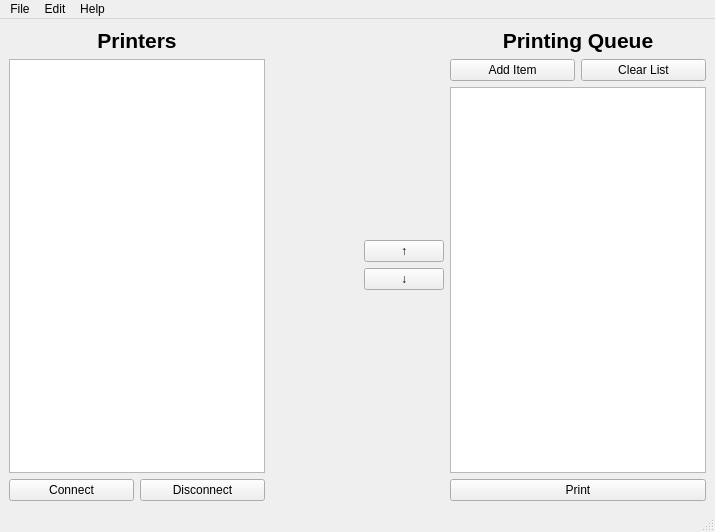
<?xml version="1.0" encoding="UTF-8"?>
<ui version="4.0">
 <class>MainWindow</class>
 <widget class="QMainWindow" name="MainWindow">
  <property name="geometry">
   <rect>
    <x>0</x>
    <y>0</y>
    <width>715</width>
    <height>532</height>
   </rect>
  </property>
  <property name="windowTitle">
   <string>MainWindow</string>
  </property>
  <widget class="QWidget" name="centralwidget">
   <layout class="QHBoxLayout" name="horizontalLayout_2">
    <item>
     <layout class="QHBoxLayout" name="BackLayout">
      <item>
       <layout class="QVBoxLayout" name="vertPrinterLayout">
        <item>
         <widget class="QLabel" name="lbl_Printers">
          <property name="font">
           <font>
            <family>Tahoma</family>
            <pointsize>16</pointsize>
            <weight>75</weight>
            <italic>false</italic>
            <bold>true</bold>
           </font>
          </property>
          <property name="text">
           <string>Printers</string>
          </property>
          <property name="alignment">
           <set>Qt::AlignCenter</set>
          </property>
         </widget>
        </item>
        <item>
         <widget class="QListWidget" name="listPrinterList">
          <property name="enabled">
           <bool>true</bool>
          </property>
          <property name="font">
           <font>
            <pointsize>12</pointsize>
           </font>
          </property>
          <property name="dragEnabled">
           <bool>true</bool>
          </property>
          <property name="dragDropMode">
           <enum>QAbstractItemView::DragDrop</enum>
          </property>
          <property name="defaultDropAction">
           <enum>Qt::MoveAction</enum>
          </property>
          <property name="selectionRectVisible">
           <bool>false</bool>
          </property>
         </widget>
        </item>
        <item>
         <layout class="QHBoxLayout" name="horizPrinterButtons">
          <item>
           <widget class="QPushButton" name="btn_Connect">
            <property name="text">
             <string>Connect</string>
            </property>
           </widget>
          </item>
          <item>
           <widget class="QPushButton" name="btn_Disconnect">
            <property name="text">
             <string>Disconnect</string>
            </property>
           </widget>
          </item>
         </layout>
        </item>
       </layout>
      </item>
      <item>
       <layout class="QVBoxLayout" name="vertMiddlePillar">
        <item>
         <layout class="QHBoxLayout" name="horizontalLayout">
          <item>
           <spacer name="horizontalSpacer">
            <property name="orientation">
             <enum>Qt::Horizontal</enum>
            </property>
            <property name="sizeHint" stdset="0">
             <size>
              <width>40</width>
              <height>20</height>
             </size>
            </property>
           </spacer>
          </item>
          <item>
           <layout class="QVBoxLayout" name="vertMiddleButtonLayout">
            <item>
             <spacer name="verticalSpacer_2">
              <property name="orientation">
               <enum>Qt::Vertical</enum>
              </property>
              <property name="sizeHint" stdset="0">
               <size>
                <width>20</width>
                <height>40</height>
               </size>
              </property>
             </spacer>
            </item>
            <item>
             <widget class="QPushButton" name="btn_MoveUp">
              <property name="enabled">
               <bool>true</bool>
              </property>
              <property name="text">
               <string>↑</string>
              </property>
             </widget>
            </item>
            <item>
             <widget class="QPushButton" name="btn_MoveDown">
              <property name="text">
               <string>↓</string>
              </property>
             </widget>
            </item>
            <item>
             <spacer name="verticalSpacer">
              <property name="orientation">
               <enum>Qt::Vertical</enum>
              </property>
              <property name="sizeHint" stdset="0">
               <size>
                <width>20</width>
                <height>40</height>
               </size>
              </property>
             </spacer>
            </item>
           </layout>
          </item>
         </layout>
        </item>
       </layout>
      </item>
      <item>
       <layout class="QVBoxLayout" name="vertQueueLayout">
        <item>
         <widget class="QLabel" name="lbl_PrintingQueue">
          <property name="font">
           <font>
            <family>Tahoma</family>
            <pointsize>16</pointsize>
            <weight>75</weight>
            <bold>true</bold>
           </font>
          </property>
          <property name="text">
           <string>Printing Queue</string>
          </property>
          <property name="alignment">
           <set>Qt::AlignCenter</set>
          </property>
         </widget>
        </item>
        <item>
         <layout class="QHBoxLayout" name="horizQueueButtons">
          <item>
           <widget class="QPushButton" name="btn_addItem">
            <property name="enabled">
             <bool>true</bool>
            </property>
            <property name="text">
             <string>Add Item</string>
            </property>
           </widget>
          </item>
          <item>
           <widget class="QPushButton" name="btn_clearList">
            <property name="text">
             <string>Clear List</string>
            </property>
           </widget>
          </item>
         </layout>
        </item>
        <item>
         <widget class="QListWidget" name="list_PrintQueue">
          <property name="font">
           <font>
            <pointsize>12</pointsize>
           </font>
          </property>
          <property name="dragEnabled">
           <bool>true</bool>
          </property>
          <property name="dragDropMode">
           <enum>QAbstractItemView::DragDrop</enum>
          </property>
          <property name="defaultDropAction">
           <enum>Qt::MoveAction</enum>
          </property>
         </widget>
        </item>
        <item>
         <widget class="QPushButton" name="btn_Print">
          <property name="text">
           <string>Print</string>
          </property>
         </widget>
        </item>
       </layout>
      </item>
     </layout>
    </item>
   </layout>
  </widget>
  <widget class="QMenuBar" name="menubar">
   <property name="geometry">
    <rect>
     <x>0</x>
     <y>0</y>
     <width>715</width>
     <height>21</height>
    </rect>
   </property>
   <widget class="QMenu" name="menuFile">
    <property name="title">
     <string>File</string>
    </property>
    <addaction name="actionAdd_Item"/>
    <addaction name="actionRemove_Selected_Item"/>
    <addaction name="actionClear_List"/>
    <addaction name="separator"/>
    <addaction name="actionConnect"/>
    <addaction name="actionDisconnect_Selected"/>
    <addaction name="separator"/>
    <addaction name="actionPrint"/>
    <addaction name="separator"/>
    <addaction name="actionExit"/>
   </widget>
   <widget class="QMenu" name="menuEdit">
    <property name="title">
     <string>Edit</string>
    </property>
    <addaction name="actionEdit_Item_Properties"/>
    <addaction name="separator"/>
    <addaction name="actionMove_Selected_Up"/>
    <addaction name="actionMove_Selected_Down_2"/>
    <addaction name="separator"/>
    <addaction name="actionPreferences"/>
    <addaction name="actionConfigure"/>
   </widget>
   <widget class="QMenu" name="menuHelp">
    <property name="title">
     <string>Help</string>
    </property>
    <addaction name="actionDocumentation"/>
    <addaction name="actionAbout"/>
   </widget>
   <addaction name="menuFile"/>
   <addaction name="menuEdit"/>
   <addaction name="menuHelp"/>
  </widget>
  <widget class="QStatusBar" name="statusbar"/>
  <action name="actionAdd_Item">
   <property name="text">
    <string>Add Item</string>
   </property>
  </action>
  <action name="actionRemove_Selected_Item">
   <property name="text">
    <string>Remove Selected Item</string>
   </property>
  </action>
  <action name="actionConnect">
   <property name="text">
    <string>Connect</string>
   </property>
  </action>
  <action name="actionDisconnect_Selected">
   <property name="text">
    <string>Disconnect Selected</string>
   </property>
  </action>
  <action name="actionClear_List">
   <property name="text">
    <string>Clear List</string>
   </property>
  </action>
  <action name="actionPrint">
   <property name="text">
    <string>Print</string>
   </property>
  </action>
  <action name="actionExit">
   <property name="text">
    <string>Exit</string>
   </property>
  </action>
  <action name="actionEdit_Item_Properties">
   <property name="text">
    <string>Edit Item Properties</string>
   </property>
  </action>
  <action name="actionMove_Selected">
   <property name="text">
    <string>Move Selected Up</string>
   </property>
  </action>
  <action name="actionMove_Selected_Down">
   <property name="text">
    <string>Move Selected Down</string>
   </property>
  </action>
  <action name="actionMove_Selected_Up">
   <property name="text">
    <string>Move Selected Up</string>
   </property>
  </action>
  <action name="actionMove_Selected_Down_2">
   <property name="text">
    <string>Move Selected Down</string>
   </property>
  </action>
  <action name="actionPreferences">
   <property name="text">
    <string>Preferences</string>
   </property>
  </action>
  <action name="actionConfigure">
   <property name="text">
    <string>Configure</string>
   </property>
  </action>
  <action name="actionDocumentation">
   <property name="text">
    <string>Documentation</string>
   </property>
  </action>
  <action name="actionAbout">
   <property name="text">
    <string>About</string>
   </property>
  </action>
 </widget>
 <resources/>
 <connections/>
</ui>
